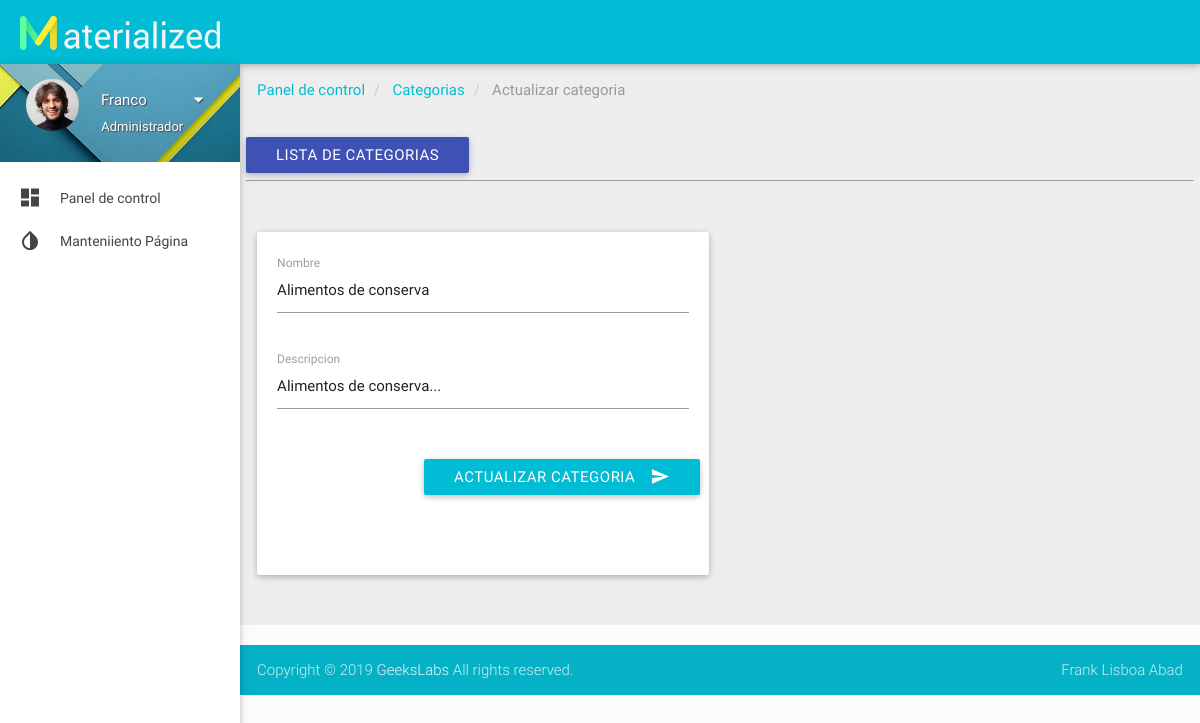
Page /Administracion/categorias/updatecategoria.php?id=5 (signed in) on the committed database.
### tables this page shows
CREATE TABLE `category` (
  `id` int(11) NOT NULL AUTO_INCREMENT,
  `nombre` varchar(255) DEFAULT NULL,
  `descripcion` varchar(255) DEFAULT NULL,
  `estado` bit(1) DEFAULT NULL,
  PRIMARY KEY (`id`)
);

### Administracion/categorias/updatecategoria.php (the view, shortened to what this page needs)
<?php
include ('../conexion/conexion.php');
if (isset($_SESSION['admin'])) {
    $usser = $_SESSION['admin'];
}
if($_GET){
    $id = $_GET['id'];
    $sql_category = 'SELECT * FROM category where id=?  and estado=1';
    $sentencia_category = $pdo->prepare($sql_category);
    $sentencia_category->execute(array($id));
    $resultado_category = $sentencia_category->fetch();
}
?>
<!DOCTYPE html>
<html lang="es">
<head>
    <link href="../css/materialize.css" type="text/css" rel="stylesheet" media="screen,projection">
    <link href="../css/style.css" type="text/css" rel="stylesheet" media="screen,projection">
  <link href="../css/prism.css" type="text/css" rel="stylesheet" media="screen,projection">
  <link href="../js/plugins/perfect-scrollbar/perfect-scrollbar.css" type="text/css" rel="stylesheet" media="screen,projection">
  <link href="../js/plugins/chartist-js/chartist.min.css" type="text/css" rel="stylesheet" media="screen,projection">
</head>
<body>
    <header id="header" class="page-topbar">
        <div class="navbar-fixed">
            <nav class="cyan">
                <div class="nav-wrapper">
                    <h1 class="logo-wrapper"><a href="/" class="brand-logo darken-1"><img src="../images/materialize-logo.png" alt="materialize logo"></a> <span class="logo-text">Materialize</span></h1>
                </div>
            </nav>
        </div>
    </header>
    <div id="main">
        <div class="wrapper">
            <aside id="left-sidebar-nav">
                <ul id="slide-out" class="side-nav fixed leftside-navigation">
                    <li class="user-details cyan darken-2">
                        <div class="row">
                            <div class="col col s4 m4 l4">
                                <img src="../images/avatar.jpg" alt="" class="circle responsive-img valign profile-image">
                            </div>
                            <div class="col col s8 m8 l8">
                                <a class="btn-flat dropdown-button waves-effect waves-light white-text profile-btn" href="#" data-activates="profile-dropdown"><?php echo $usser; ?><i class="mdi-navigation-arrow-drop-down right"></i></a>
                                <p class="user-roal">Administrador</p>
                            </div>
                        </div>
                    </li>
                    <li class="bold"><a href="administracion.php" class="waves-effect waves-cyan"><i class="mdi-action-dashboard"></i>Panel de control </a>
                    </li>
                    <li class="no-padding">
                    <ul class="collapsible collapsible-accordion">
                        <li class="bold"><a class="collapsible-header waves-effect waves-cyan"><i class="mdi-action-invert-colors"></i> Manteniiento Página</a>
                        </li>
                    </ul>
            </aside>
        </div>
        <div id="breadcrumbs-wrapper" class=" grey lighten-3">
          <div class="container">
            <div class="row">
              <div class="col s12 m12 l12">
                <ol class="breadcrumb">
                    <li><a href="../administracion.php">Panel de control</a></li>
                    <li> <a href="categorias.php">Categorias</a> </li>
                    <li class="active"> Actualizar categoria </li>
                </ol>
              </div>
            </div>
            <div class="row">
                <a href="categorias.php" class="btn waves-effect waves-light indigo">Lista de categorias</a>
                <hr>
            </div>
            <div id="basic-form" class="section">
                        <div class="row">
                            <div class="col s12 m12 l6">
                            <div class="card-panel">
                                <div class="row">
                                    <form class="col s12" method="POST" action="update.php">
                                        <div class="row">
                                        <div class="input-field col s12">
                                            <input id="name" type="text" name="nombre" value="<?=$resultado_category['nombre']; ?>">
                                            <label for="first_name">Nombre</label>
                                        </div>
                                        </div>
                                        <div class="row">
                                        <div class="input-field col s12">
                                            <input id="category" type="text" name="descripcion" value="<?=$resultado_category['descripcion']?>">
                                            <label for="descripcion">Descripcion</label>
                                        </div>
                                        </div>
                                        <div class="row">
                                        <div class="row">
                                            <div class="input-field col s12">
                                            <button class="btn cyan waves-effect waves-light right" type="submit" name="action">Actualizar categoria
                                                <i class="mdi-content-send right"></i>
                                            </button>
                                            </div>
                                        </div>
                                        </div>
                                    </form>
                                </div>
                            </div>
                            </div>
                        </div>
                </div>
          </div>
        </div>
    </div>
    <footer class="page-footer">
        <div class="footer-copyright">
            <div class="container">
                Copyright © 2019 <a class="grey-text text-lighten-4" href="http://themeforest.net/user/geekslabs/portfolio?ref=geekslabs" target="_blank">GeeksLabs</a> All rights reserved.
                <span class="right"> Frank Lisboa Abad<a class="grey-text text-lighten-4" href="#!"> </a></span>
            </div>
        </div>
    </footer>
</body>
</html>

### Administracion/css/style.css (style rules this page uses)
body { background-color: #fcfcfc; }
#main, footer { padding-left: 240px; }
.container { padding: 0 0.5rem; margin: 0 auto; max-width: 100% !important; width: 98%; }
@media only screen and (min-width: 601px) { .container { width: 98%; } }
@media only screen and (min-width: 993px) { .container { width: 98%; } }
h1.logo-wrapper { margin: 0px 0px; }
header .brand-logo { margin: 5px 0px; padding: 0 20px; }
ul.side-nav.fixed { top: 64px; }
.side-nav a { line-height: 42px; height: 42px; }
#left-sidebar-nav { position: fixed; width: 100px; left: 180px; z-index: 999; height: auto; }
#slide-out li a i { line-height: inherit; width: 2rem; font-size: 1.6rem; display: block; float: left; text-align: center; margin-right: 1rem; }
ul.side-nav li { padding: 0; }
ul.side-nav .collapsible-header { margin: 0; }
ul.side-nav.fixed { overflow: hidden; }
ul.side-nav.fixed li { line-height: 44px; }
ul.side-nav.fixed li a { font-size: 14px; font-weight: 400; }
ul.side-nav.fixed ul.collapsible-accordion { background-color: #FFF; }
ul.side-nav.fixed li.user-details { background: url(../images/user-bg.jpg) no-repeat center center; -webkit-background-size: cover; -moz-background-size: cover; -o-background-size: cover; background-size: cover; margin-bottom: 15px; padding: 15px 0px 0px 15px; }
.user-details .row { margin: 0; }
ul.side-nav.fixed .profile-btn { margin: 0; text-transform: capitalize; padding: 0; text-shadow: 1px 1px 1px #444; font-size: 15px; }
.user-roal { color: #fff; margin-top: -16px; font-size: 13px; text-shadow: 1px 1px 1px #444; }
.bold > a { font-weight: bold; }
.breadcrumb { padding: 0px; margin: 15px 0px; list-style: none; }
.breadcrumb > li { display: inline-block; }
.breadcrumb a { color: #00bcd4; }
.breadcrumb .active { font-weight: normal; color: #999; }
.breadcrumb > li + li:before { padding: 0 5px; color: #ccc; content: "/\00a0"; }
.collapsible-header { font-weight: 500; }
footer.page-footer { padding-top: 0px; }

### rows in the picture
category: nombre "Alimentos de conserva", descripcion "Alimentos de conserva..."

### other values in the picture
$usser "Franco"
